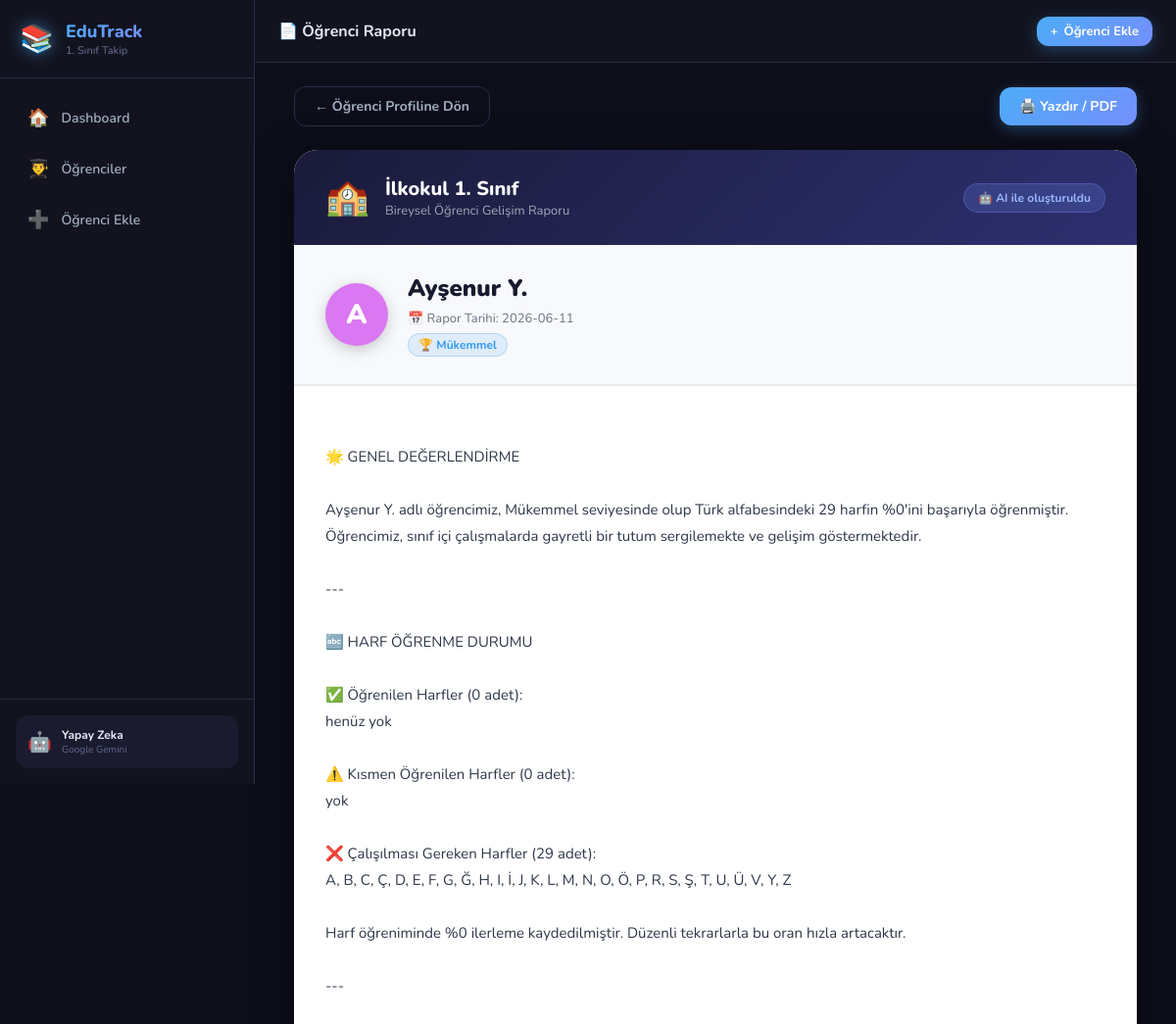
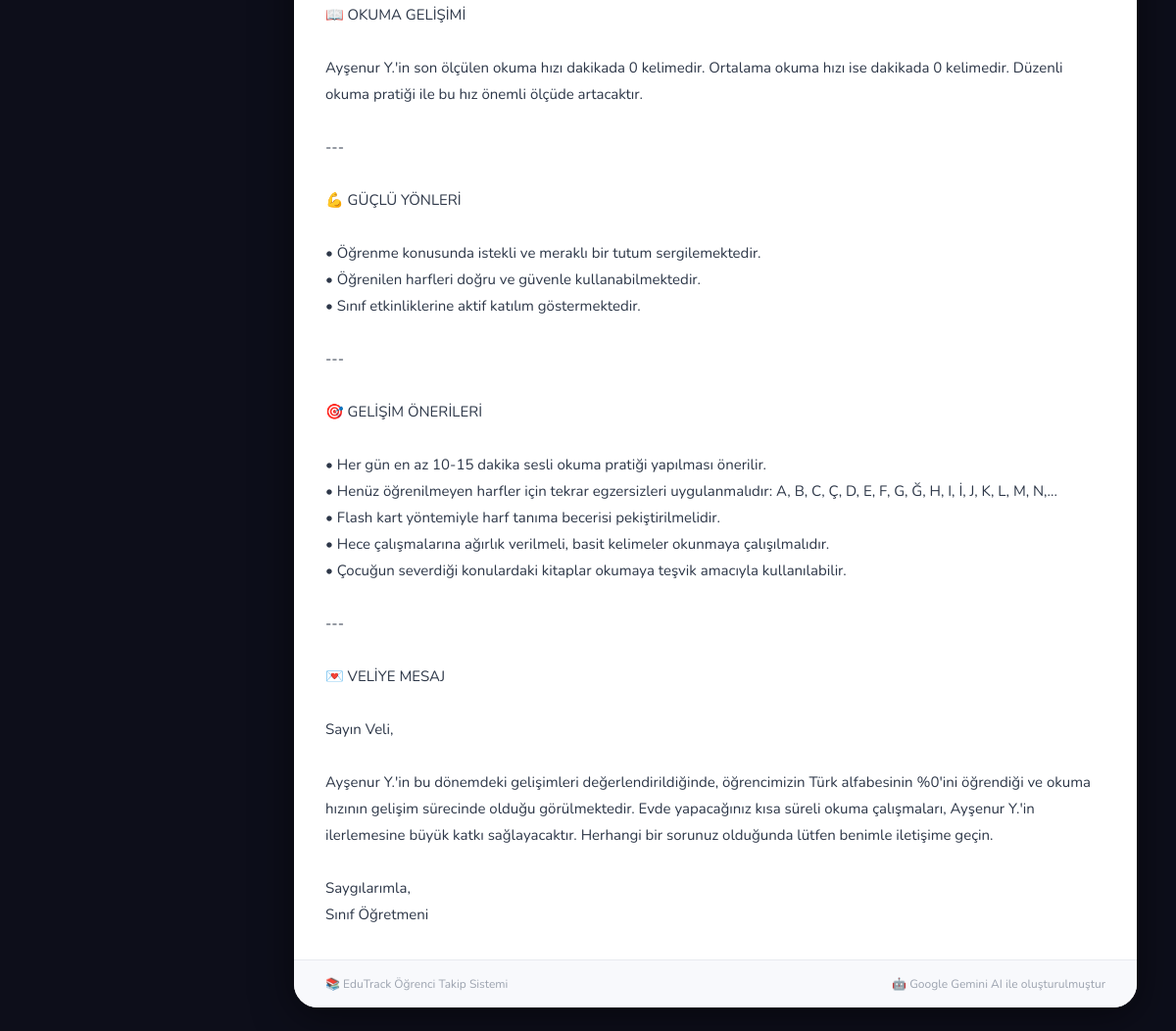
/rapor/1, run on the app's committed database (2 pictures, top to bottom).
### tables this page shows
CREATE TABLE students (
            id INTEGER PRIMARY KEY AUTOINCREMENT,
            name TEXT NOT NULL,
            level TEXT DEFAULT 'baslangic',
            notes TEXT DEFAULT '',
            avatar_color TEXT DEFAULT '#4ECDC4',
            created_at DATETIME DEFAULT CURRENT_TIMESTAMP
        );

CREATE TABLE ai_reports (
            id INTEGER PRIMARY KEY AUTOINCREMENT,
            student_id INTEGER NOT NULL,
            report_text TEXT NOT NULL,
            generated_at DATETIME DEFAULT CURRENT_TIMESTAMP,
            FOREIGN KEY (student_id) REFERENCES students(id) ON DELETE CASCADE
        );

### app.py (the view)
@app.route('/rapor/<int:report_id>')
def view_report(report_id):
    report = db.get_report(report_id)
    if not report:
        flash('Rapor bulunamadı!', 'error')
        return redirect(url_for('index'))
    student = db.get_student(report['student_id'])
    return render_template('report.html', report=report, student=student)

### database.py (called while the page is built)
def get_db():
    conn = sqlite3.connect(DB_PATH)
    conn.row_factory = sqlite3.Row
    return conn

def get_student(student_id):
    conn = get_db()
    cursor = conn.cursor()
    cursor.execute('SELECT * FROM students WHERE id = ?', (student_id,))
    row = cursor.fetchone()
    conn.close()
    if not row:
        return None
    student = dict(row)
    student['level_info'] = LEVELS.get(student['level'], LEVELS['baslangic'])
    student['stats'] = get_student_stats(student_id)
    return student

def get_report(report_id):
    conn = get_db()
    cursor = conn.cursor()
    cursor.execute('SELECT * FROM ai_reports WHERE id=?', (report_id,))
    row = cursor.fetchone()
    conn.close()
    return dict(row) if row else None

### templates/report.html (shortened to what this page needs)
{% extends "base.html" %}
{% block topbar_title %}📄 Öğrenci Raporu{% endblock %}
{% block content %}
<div class="report-page">
    <div class="report-header-bar">
        <a href="{{ url_for('student_detail', student_id=student.id) }}" class="btn btn-outline" id="back-report">← Öğrenci Profiline Dön</a>
        <button onclick="window.print()" class="btn btn-primary" id="print-report-btn">🖨️ Yazdır / PDF</button>
    </div>
    <div class="report-container" id="reportContent">
        <div class="report-title-section">
            <div class="report-school-header">
                <div class="report-school-icon">🏫</div>
                <div>
                    <div class="report-school-name">İlkokul 1. Sınıf</div>
                    <div class="report-subtitle">Bireysel Öğrenci Gelişim Raporu</div>
                </div>
                <div class="report-ai-badge">🤖 AI ile oluşturuldu</div>
            </div>
        </div>
        <div class="report-student-info">
            <div class="report-avatar" style="background: {{ student.avatar_color }};">
                {{ student.name[0].upper() }}
            </div>
            <div class="report-student-details">
                <h1 class="report-student-name">{{ student.name }}</h1>
                <div class="report-date">📅 Rapor Tarihi: {{ report.generated_at[:10] if report.generated_at else '' }}</div>
                <div class="report-level">
                    <span class="level-badge" style="background: {{ student.level_info.color }}20; color: {{ student.level_info.color }}; border-color: {{ student.level_info.color }}40;">
                        {{ student.level_info.icon }} {{ student.level_info.label }}
                    </span>
                </div>
            </div>
        </div>
        <div class="report-body">
            <div class="report-text" id="reportText">
                {{ report.report_text | replace('\n', '<br>') | safe }}
            </div>
        </div>
        <div class="report-footer">
            <div class="report-footer-left">
                <span>📚 EduTrack Öğrenci Takip Sistemi</span>
            </div>
            <div class="report-footer-right">
                <span>🤖 Google Gemini AI ile oluşturulmuştur</span>
            </div>
        </div>
    </div>
</div>
{% endblock %}

### static/css/style.css (style rules this page uses)
:root { --bg-primary: #0d0e1a; --bg-secondary: #12131f; --bg-card: #1a1b2e; --bg-card-hover: #1f2038; --bg-input: #242540; --border-color: #2a2b45; --border-hover: #3d3e5c; --text-primary: #e8eaf6; --text-secondary: #a0aec0; --text-muted: #636b8c; --accent-blue: #4DABF7; --accent-purple: #748FFC; --accent-green: #51CF66; --accent-orange: #FFA94D; --accent-pink: #F783AC; --accent-yellow: #FFD43B; --accent-red: #FF6B6B; --accent-teal: #4ECDC4; --gradient-primary: linear-gradient(135deg, #4DABF7, #748FFC); --gradient-success: linear-gradient(135deg, #51CF66, #20C997); --gradient-warning: linear-gradient(135deg, #FFD43B, #FFA94D); --gradient-danger: linear-gradient(135deg, #FF6B6B, #F03E3E); --gradient-ai: linear-gradient(135deg, #748FFC, #DA77F2); --sidebar-width: 260px; --topbar-height: 64px; --shadow-sm: 0 2px 8px rgba(0,0,0,0.3); --shadow-md: 0 4px 20px rgba(0,0,0,0.4); --shadow-lg: 0 8px 40px rgba(0,0,0,0.5); --radius-sm: 8px; --radius-md: 12px; --radius-lg: 16px; --radius-xl: 24px; --transition: all 0.2s ease; }
*, *::before, *::after { box-sizing: border-box; margin: 0; padding: 0; }
html { scroll-behavior: smooth; }
body { font-family: 'Nunito', sans-serif; background: var(--bg-primary); color: var(--text-primary); min-height: 100vh; display: flex; overflow-x: hidden; }
a { text-decoration: none; color: inherit; }
button { cursor: pointer; border: none; background: none; font-family: inherit; }
.btn { display: inline-flex; align-items: center; justify-content: center; gap: 6px; padding: 10px 20px; border-radius: var(--radius-md); font-weight: 700; font-size: 14px; transition: var(--transition); cursor: pointer; border: none; white-space: nowrap; }
.btn-primary { background: var(--gradient-primary); color: white; box-shadow: 0 4px 15px rgba(77,171,247,0.3); }
.btn-outline { background: transparent; color: var(--text-secondary); border: 1px solid var(--border-color); }
.level-badge { display: inline-flex; align-items: center; gap: 4px; padding: 3px 10px; border-radius: 20px; font-size: 12px; font-weight: 700; border: 1px solid; }
.report-date { font-size: 12px; color: var(--text-muted); }
.report-page { max-width: 860px; margin: 0 auto; }
.report-header-bar { display: flex; align-items: center; justify-content: space-between; margin-bottom: 24px; flex-wrap: wrap; gap: 12px; }
.report-container { background: white; color: #1a1a2e; border-radius: var(--radius-xl); overflow: hidden; box-shadow: var(--shadow-lg); }
.report-title-section { background: linear-gradient(135deg, #1a1b3a, #2d3070); padding: 24px 32px; }
.report-school-header { display: flex; align-items: center; gap: 16px; }
.report-school-icon { font-size: 36px; }
.report-school-name { font-size: 20px; font-weight: 800; color: white; }
.report-subtitle { font-size: 13px; color: rgba(255,255,255,0.6); }
.report-ai-badge { margin-left: auto; background: rgba(116,143,252,0.2); color: #9BB5FF; padding: 6px 14px; border-radius: 20px; font-size: 12px; font-weight: 700; border: 1px solid rgba(116,143,252,0.3); }
.report-student-info { display: flex; align-items: center; gap: 20px; padding: 28px 32px; background: #f8f9fc; border-bottom: 2px solid #e8eaf0; }
.report-avatar { width: 64px; height: 64px; border-radius: 50%; display: flex; align-items: center; justify-content: center; font-size: 28px; font-weight: 900; color: white; box-shadow: 0 4px 15px rgba(0,0,0,0.2); }
.report-student-name { font-size: 24px; font-weight: 900; color: #1a1a2e; margin-bottom: 6px; }
.report-date { font-size: 13px; color: #6b7280; margin-bottom: 6px; }
.report-body { padding: 32px; }
.report-text { font-size: 15px; line-height: 1.8; color: #2d3748; font-family: 'Nunito', sans-serif; }
.report-footer { display: flex; justify-content: space-between; padding: 16px 32px; background: #f8f9fc; border-top: 1px solid #e8eaf0; font-size: 12px; color: #9ca3af; }

### data on the page
students: name "A", name "Ayşenur Y."
ai_reports: generated_at "2026-06-11", report_text "🌟 GENEL DEĞERLENDİRME Ayşenur Y. adlı öğrencimiz, Mükemmel seviyesinde olup Türk alfabesindeki 29 harfin %0'ini başarıyla öğrenmiştir. Öğrencimiz, sınıf içi çalışmalarda gayretli bir tutum sergilemekte ve gelişim göstermektedir. --- 🔤 HARF ÖĞRENME DURUMU ✅ Öğrenilen Harfler (0 adet): henüz yok ⚠️ Kısmen Öğrenilen Harfler (0 adet): yok ❌ Çalışılması Gereken Harfler (29 adet): A, B, C, Ç, D, E, F, G, Ğ, H, I, İ, J, K, L, M, N, O, Ö, P, R, S, Ş, T, U, Ü, V, Y, Z Harf öğreniminde %0 ilerleme kaydedilmiştir. Düzenli tekrarlarla bu oran hızla artacaktır. --- 📖 OKUMA GELİŞİMİ Ayşenur Y.'in son ölçülen okuma hızı dakikada 0 kelimedir. Ortalama okuma hızı ise dakikada 0 kelimedir. Düzenli okuma…"

### other printed values
{{ student.level_info.icon }} "🏆"
{{ student.level_info.label }} "Mükemmel"
